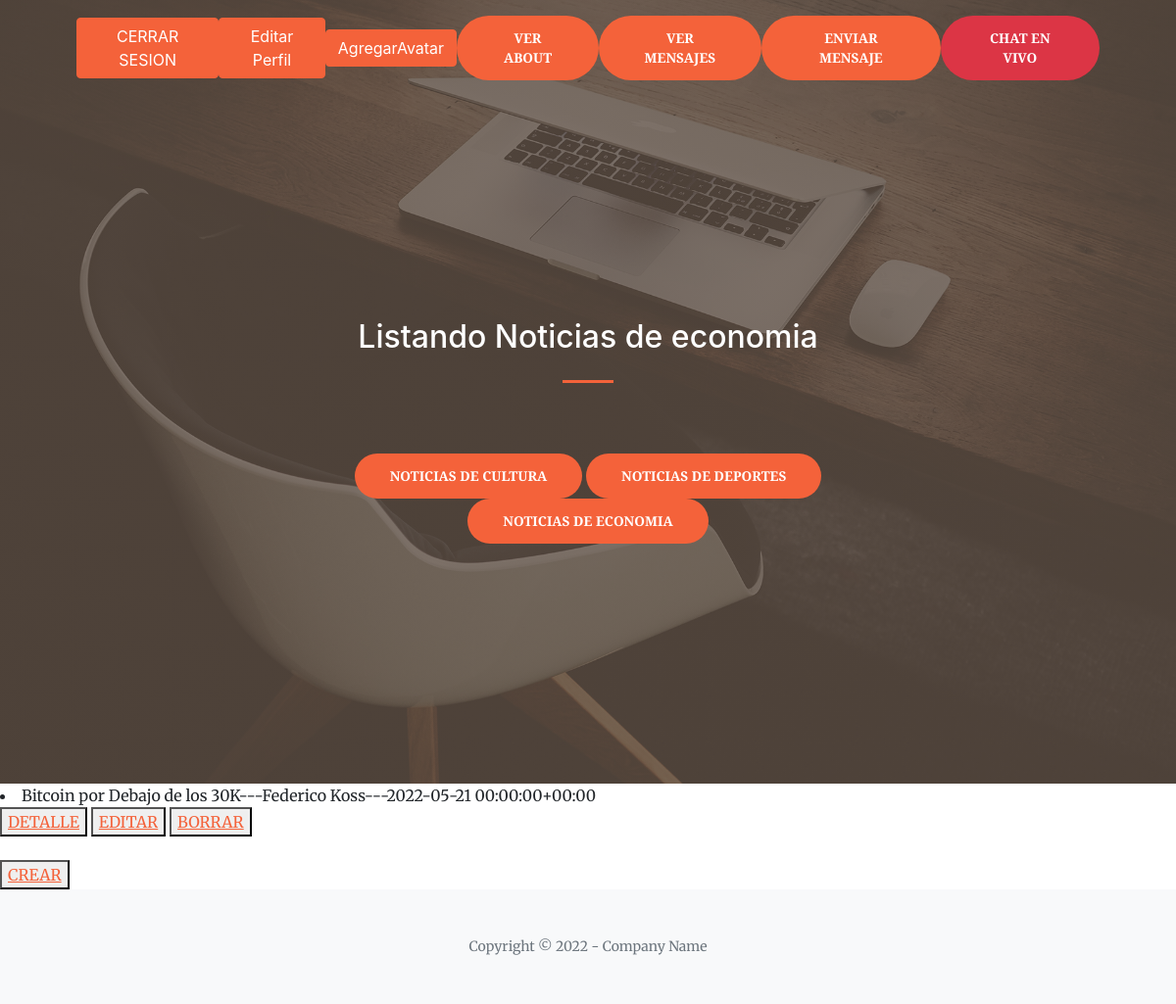
Before: /economy/list/ (signed in) with the older database file.
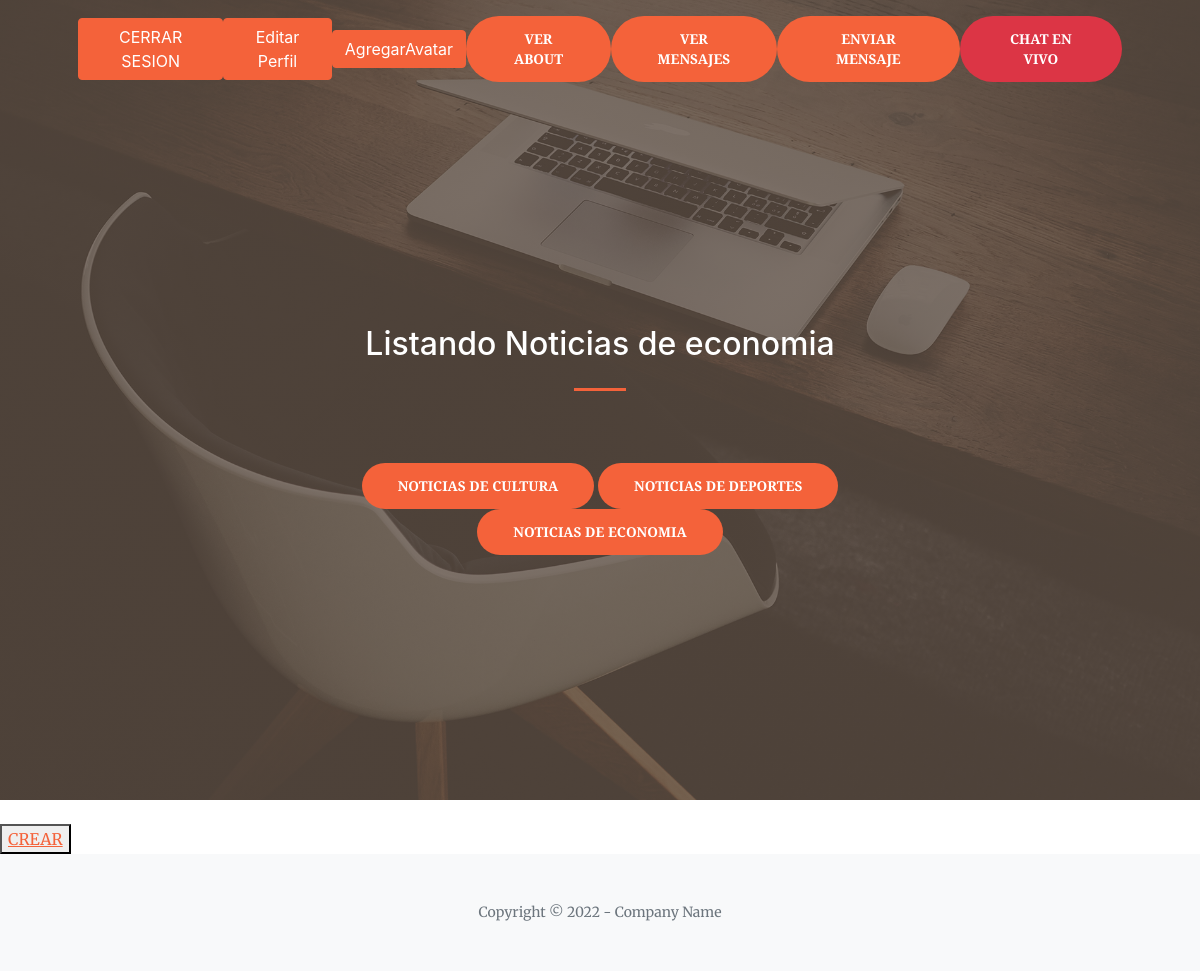
After: the same page with the newer database file.
### AppBlog/models.py (models this page shows)
class Economy(models.Model):
    titulo = models.CharField(max_length=50)
    subtitulo= models.CharField(max_length=50)
    cuerpo = models.CharField(max_length=150)
    autor = models.CharField(max_length=50)
    fecha = models.DateTimeField(max_length=50)
    imagen = models.ImageField(upload_to='Economy', blank=True, null=True)
    def __str__(self):
        return self.titulo +"---"+self.autor+"---"+str(self.fecha)

### AppBlog/views.py (the view)
# urls.py: path('economy/list/',EconomyList.as_view(),name ='economy_listar' ),
class EconomyList(LoginRequiredMixin,ListView):
    model = Economy
    template_name = 'AppBlog/economy_list.html'

### AppBlog/templates/AppBlog/economy_list.html
{% extends "AppBlog/padre.html" %}
{% load static %}
{% block titulo %}
<h2 style="color:white">Listando Noticias de economia</h2>
{% endblock %}
{% block cuerpo %}
{% for economy in object_list %}
<li>{{economy}}</li>
<button>
    <a href="{% url 'economy_detalle' economy.id %}">DETALLE</a>
</button>
<button>
    <a href="{% url 'economy_editar' economy.id %}">EDITAR</a>
</button>
<button>
    <a href="{% url 'economy_borrar' economy.id %}">BORRAR</a>
</button>
<br>
{% endfor %}
<br>
 <button>
    <a href="{% url 'economy_crear' %}">CREAR</a>
</button>
{% endblock %}

Changed rows visible on the page:
removed Economy: titulo+autor+fecha "Bitcoin por Debajo de los 30K---Federico Koss---2022-05-21 00:00:00+00:00"
